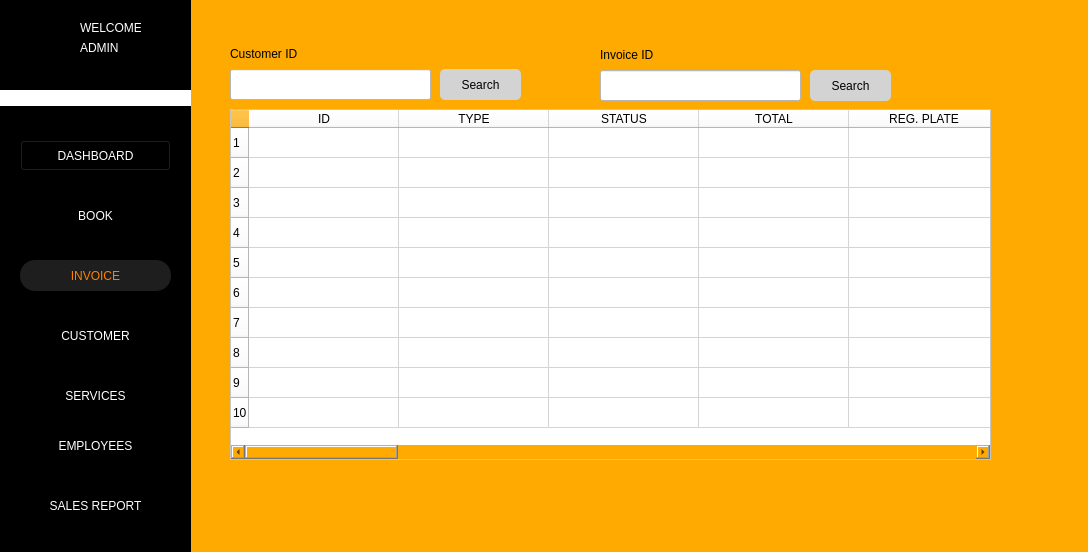
<?xml version="1.0" encoding="UTF-8"?>
<ui version="4.0">
 <class>InvoiceWindow</class>
 <widget class="QWidget" name="InvoiceWindow">
  <property name="geometry">
   <rect>
    <x>0</x>
    <y>0</y>
    <width>1088</width>
    <height>552</height>
   </rect>
  </property>
  <property name="windowTitle">
   <string>Form</string>
  </property>
  <property name="styleSheet">
   <string notr="true">background-color: rgb(255, 170, 0);</string>
  </property>
  <widget class="QLabel" name="label_2">
   <property name="geometry">
    <rect>
     <x>0</x>
     <y>90</y>
     <width>191</width>
     <height>16</height>
    </rect>
   </property>
   <property name="styleSheet">
    <string notr="true">background-color: rgb(255, 255, 255);</string>
   </property>
   <property name="text">
    <string/>
   </property>
  </widget>
  <widget class="QPushButton" name="btn_customer">
   <property name="geometry">
    <rect>
     <x>20</x>
     <y>320</y>
     <width>151</width>
     <height>31</height>
    </rect>
   </property>
   <property name="styleSheet">
    <string notr="true">border-style: none;
color: #fff;
color: rgb(255, 255, 255);
background-color: rgb(0, 0, 0);
</string>
   </property>
   <property name="text">
    <string>CUSTOMER</string>
   </property>
  </widget>
  <widget class="QPushButton" name="btn_salesrep">
   <property name="geometry">
    <rect>
     <x>10</x>
     <y>490</y>
     <width>171</width>
     <height>31</height>
    </rect>
   </property>
   <property name="styleSheet">
    <string notr="true">border-style: none;
color: #fff;

color: rgb(255, 255, 255);
background-color: rgb(0, 0, 0);</string>
   </property>
   <property name="text">
    <string>SALES REPORT</string>
   </property>
  </widget>
  <widget class="QPushButton" name="btn_dashboard">
   <property name="geometry">
    <rect>
     <x>20</x>
     <y>140</y>
     <width>151</width>
     <height>31</height>
    </rect>
   </property>
   <property name="styleSheet">
    <string notr="true">color: rgb(255, 255, 255);
background-color: rgb(0, 0, 0);
</string>
   </property>
   <property name="text">
    <string>DASHBOARD</string>
   </property>
  </widget>
  <widget class="QLabel" name="txt_admin_name">
   <property name="geometry">
    <rect>
     <x>80</x>
     <y>40</y>
     <width>91</width>
     <height>16</height>
    </rect>
   </property>
   <property name="styleSheet">
    <string notr="true">color: rgb(255, 255, 255);
background-color: rgb(0, 0, 0);
</string>
   </property>
   <property name="text">
    <string>ADMIN</string>
   </property>
  </widget>
  <widget class="QPushButton" name="btn_employees">
   <property name="geometry">
    <rect>
     <x>10</x>
     <y>430</y>
     <width>171</width>
     <height>31</height>
    </rect>
   </property>
   <property name="styleSheet">
    <string notr="true">border-style: none;
color: #fff;

color: rgb(255, 255, 255);
background-color: rgb(0, 0, 0);</string>
   </property>
   <property name="text">
    <string>EMPLOYEES</string>
   </property>
  </widget>
  <widget class="QLabel" name="label_33">
   <property name="geometry">
    <rect>
     <x>20</x>
     <y>20</y>
     <width>41</width>
     <height>41</height>
    </rect>
   </property>
   <property name="styleSheet">
    <string notr="true">border-style: none;
background-color: black;
</string>
   </property>
   <property name="text">
    <string/>
   </property>
   <property name="pixmap">
    <pixmap>../img/ARMS_LGO(1).png</pixmap>
   </property>
   <property name="scaledContents">
    <bool>true</bool>
   </property>
  </widget>
  <widget class="QPushButton" name="btn_invoice">
   <property name="geometry">
    <rect>
     <x>20</x>
     <y>260</y>
     <width>151</width>
     <height>31</height>
    </rect>
   </property>
   <property name="styleSheet">
    <string notr="true">border-style: none;
color: #FC8100;
border-radius: 15px;
background-color: #1E1E1E;
</string>
   </property>
   <property name="text">
    <string>INVOICE</string>
   </property>
  </widget>
  <widget class="QPushButton" name="btn_books">
   <property name="geometry">
    <rect>
     <x>20</x>
     <y>200</y>
     <width>151</width>
     <height>31</height>
    </rect>
   </property>
   <property name="styleSheet">
    <string notr="true">border-style: none;
color: #fff;
color: rgb(255, 255, 255);
background-color: rgb(0, 0, 0);
</string>
   </property>
   <property name="text">
    <string>BOOK</string>
   </property>
  </widget>
  <widget class="QPushButton" name="btn_settings">
   <property name="geometry">
    <rect>
     <x>10</x>
     <y>530</y>
     <width>31</width>
     <height>24</height>
    </rect>
   </property>
   <property name="styleSheet">
    <string notr="true">border-style: none;
background-color: rgb(0, 0, 0);</string>
   </property>
   <property name="text">
    <string/>
   </property>
   <property name="icon">
    <iconset>
     <normaloff>../img/settingsIM.png</normaloff>../img/settingsIM.png</iconset>
   </property>
   <property name="iconSize">
    <size>
     <width>20</width>
     <height>20</height>
    </size>
   </property>
  </widget>
  <widget class="QLabel" name="label_13">
   <property name="geometry">
    <rect>
     <x>80</x>
     <y>20</y>
     <width>61</width>
     <height>16</height>
    </rect>
   </property>
   <property name="styleSheet">
    <string notr="true">color: rgb(255, 255, 255);
background-color: rgb(0, 0, 0);</string>
   </property>
   <property name="text">
    <string>WELCOME</string>
   </property>
  </widget>
  <widget class="QLabel" name="label">
   <property name="geometry">
    <rect>
     <x>0</x>
     <y>0</y>
     <width>191</width>
     <height>621</height>
    </rect>
   </property>
   <property name="styleSheet">
    <string notr="true">background-color: rgb(0, 0, 0);</string>
   </property>
   <property name="text">
    <string/>
   </property>
  </widget>
  <widget class="QPushButton" name="btn_services">
   <property name="geometry">
    <rect>
     <x>10</x>
     <y>380</y>
     <width>171</width>
     <height>31</height>
    </rect>
   </property>
   <property name="styleSheet">
    <string notr="true">border-style: none;
color: #fff;
color: rgb(255, 255, 255);
background-color: rgb(0, 0, 0);
</string>
   </property>
   <property name="text">
    <string>SERVICES</string>
   </property>
  </widget>
  <widget class="QPushButton" name="search_btn">
   <property name="geometry">
    <rect>
     <x>440</x>
     <y>69</y>
     <width>81</width>
     <height>31</height>
    </rect>
   </property>
   <property name="styleSheet">
    <string notr="true">color: black;
background-color: lightgrey;
border-radius: 5px;
</string>
   </property>
   <property name="text">
    <string>Search</string>
   </property>
   <property name="icon">
    <iconset>
     <normaloff>img/plus-button.png</normaloff>img/plus-button.png</iconset>
   </property>
  </widget>
  <widget class="QLabel" name="label_15">
   <property name="geometry">
    <rect>
     <x>600</x>
     <y>39</y>
     <width>181</width>
     <height>31</height>
    </rect>
   </property>
   <property name="styleSheet">
    <string notr="true"/>
   </property>
   <property name="text">
    <string>Invoice ID</string>
   </property>
  </widget>
  <widget class="QLineEdit" name="txt_invoiceid">
   <property name="geometry">
    <rect>
     <x>600</x>
     <y>70</y>
     <width>201</width>
     <height>31</height>
    </rect>
   </property>
   <property name="styleSheet">
    <string notr="true">background-color: rgb(255, 255, 255);</string>
   </property>
  </widget>
  <widget class="QLineEdit" name="txt_cusid">
   <property name="geometry">
    <rect>
     <x>230</x>
     <y>69</y>
     <width>201</width>
     <height>31</height>
    </rect>
   </property>
   <property name="styleSheet">
    <string notr="true">background-color: rgb(255, 255, 255);</string>
   </property>
  </widget>
  <widget class="QTableWidget" name="tbl_invoice">
   <property name="geometry">
    <rect>
     <x>230</x>
     <y>109</y>
     <width>761</width>
     <height>351</height>
    </rect>
   </property>
   <property name="autoFillBackground">
    <bool>false</bool>
   </property>
   <property name="styleSheet">
    <string notr="true">background-color: white</string>
   </property>
   <property name="editTriggers">
    <set>QAbstractItemView::NoEditTriggers</set>
   </property>
   <property name="rowCount">
    <number>10</number>
   </property>
   <attribute name="horizontalHeaderDefaultSectionSize">
    <number>150</number>
   </attribute>
   <row/>
   <row/>
   <row/>
   <row/>
   <row/>
   <row/>
   <row/>
   <row/>
   <row/>
   <row/>
   <column>
    <property name="text">
     <string>ID</string>
    </property>
   </column>
   <column>
    <property name="text">
     <string>TYPE</string>
    </property>
   </column>
   <column>
    <property name="text">
     <string>STATUS</string>
    </property>
   </column>
   <column>
    <property name="text">
     <string>TOTAL</string>
    </property>
   </column>
   <column>
    <property name="text">
     <string>REG. PLATE</string>
    </property>
   </column>
   <column>
    <property name="text">
     <string>VEHICLE BRAND</string>
    </property>
   </column>
   <column>
    <property name="text">
     <string>VEHICLE MODEL</string>
    </property>
   </column>
   <column>
    <property name="text">
     <string>ASSIGNED TO</string>
    </property>
   </column>
   <column>
    <property name="text">
     <string>CUSTOMER</string>
    </property>
   </column>
   <column>
    <property name="text">
     <string>SERVICE</string>
    </property>
   </column>
   <column>
    <property name="text">
     <string>DETAILS</string>
    </property>
   </column>
   <column>
    <property name="text">
     <string>START DATE</string>
    </property>
   </column>
   <column>
    <property name="text">
     <string>EST. END DATE</string>
    </property>
   </column>
   <column>
    <property name="text">
     <string>EMPLOYEE ID</string>
    </property>
   </column>
   <column>
    <property name="text">
     <string>CUSTOMER ID</string>
    </property>
   </column>
   <column>
    <property name="text">
     <string>SERVICE ID</string>
    </property>
   </column>
   <column>
    <property name="text">
     <string>BOOK ID</string>
    </property>
   </column>
   <column>
    <property name="text">
     <string>DATE BOOKED</string>
    </property>
   </column>
   <column>
    <property name="text">
     <string>DATE FINISHED</string>
    </property>
   </column>
  </widget>
  <widget class="QLabel" name="label_14">
   <property name="geometry">
    <rect>
     <x>230</x>
     <y>38</y>
     <width>181</width>
     <height>31</height>
    </rect>
   </property>
   <property name="styleSheet">
    <string notr="true"/>
   </property>
   <property name="text">
    <string>Customer ID</string>
   </property>
  </widget>
  <widget class="QPushButton" name="search_btn_invoice">
   <property name="geometry">
    <rect>
     <x>810</x>
     <y>70</y>
     <width>81</width>
     <height>31</height>
    </rect>
   </property>
   <property name="styleSheet">
    <string notr="true">color: black;
background-color: lightgrey;
border-radius: 5px;
</string>
   </property>
   <property name="text">
    <string>Search</string>
   </property>
   <property name="icon">
    <iconset>
     <normaloff>img/plus-button.png</normaloff>img/plus-button.png</iconset>
   </property>
  </widget>
  <zorder>label</zorder>
  <zorder>label_2</zorder>
  <zorder>btn_customer</zorder>
  <zorder>btn_salesrep</zorder>
  <zorder>btn_dashboard</zorder>
  <zorder>txt_admin_name</zorder>
  <zorder>btn_employees</zorder>
  <zorder>label_33</zorder>
  <zorder>btn_invoice</zorder>
  <zorder>btn_books</zorder>
  <zorder>btn_settings</zorder>
  <zorder>label_13</zorder>
  <zorder>btn_services</zorder>
  <zorder>search_btn</zorder>
  <zorder>label_15</zorder>
  <zorder>txt_invoiceid</zorder>
  <zorder>txt_cusid</zorder>
  <zorder>tbl_invoice</zorder>
  <zorder>label_14</zorder>
  <zorder>search_btn_invoice</zorder>
 </widget>
 <resources/>
 <connections/>
</ui>
